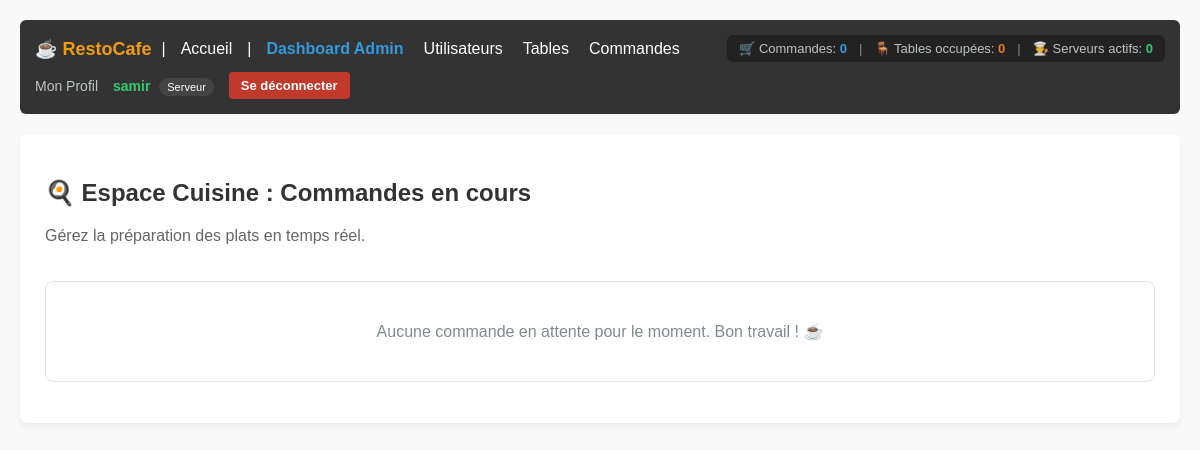
Before: /commandes/cuisine/ (signed in) with the older database file.
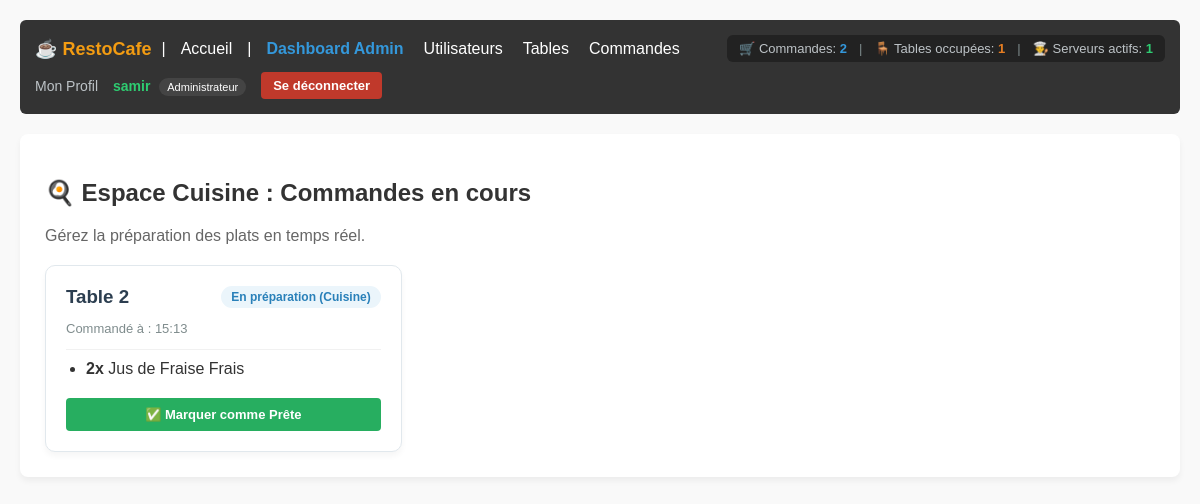
After: the same page with the newer database file.
### accounts/models.py (models this page shows, shortened)
class User(AbstractUser):
  ROLE_CHOICES = (
      ('admin', 'Administrateur'),
      ('serveur', 'Serveur'),
      ('cuisine', 'Cuisinier'),
  )
  role = models.CharField(
      max_length=20, choices=ROLE_CHOICES, default='serveur'
  )
  tel = models.CharField(max_length=20, blank=True, null=True)
  photo = models.ImageField(upload_to='profils/', blank=True, null=True)

### commandes/models.py (models this page shows, shortened)
class Commande(models.Model):
    STATUT_CHOICES = (
        ('en_attente', 'En attente (Confirmée par serveur)'),
        ('en_preparation', 'En préparation (Cuisine)'),
        ('prete', 'Prête à servir'),
        ('servie', 'Servie à la table'),
        ('annulee', 'Annulée'),
        ('payee', 'Payée & Clôturée'),
    )
    table = models.ForeignKey(
        Table, on_delete=models.CASCADE, related_name='commandes'
    )
    serveur = models.ForeignKey(
        settings.AUTH_USER_MODEL,
        on_delete=models.SET_NULL,
        null=True,
        blank=True,
        related_name='commandes_gerees',
    )
    statut = models.CharField(
        max_length=20, choices=STATUT_CHOICES, default='en_attente'
    )
    date_creation = models.DateTimeField(auto_now_add=True)

class LigneCommande(models.Model):
    commande = models.ForeignKey(
        Commande, on_delete=models.CASCADE, related_name='lignes'
    )
    plat = models.ForeignKey(Plat, on_delete=models.CASCADE)
    quantite = models.PositiveIntegerField(default=1)

### tables/models.py (models this page shows, shortened)
class Table(models.Model):
  numero = models.IntegerField(unique=True)
  serveur = models.ForeignKey(
      settings.AUTH_USER_MODEL,
      on_delete=models.SET_NULL,
      null=True,
      blank=True,
      limit_choices_to={'role': 'serveur'},
      related_name='tables',
  )
  token_qr = models.UUIDField(default=uuid.uuid4, editable=False, unique=True)
  is_active = models.BooleanField(default=True)

### menu/models.py (models this page shows, shortened)
class Plat(models.Model):
    categorie = models.ForeignKey(
        Categorie, on_delete=models.CASCADE, related_name='plats'
    )
    nom = models.CharField(max_length=150)
    description = models.TextField(blank=True, null=True)
    prix = models.DecimalField(max_digits=6, decimal_places=2)
    disponible_du_jour = models.BooleanField(default=True)
    is_active = models.BooleanField(default=True)
    image = models.ImageField(upload_to='plats/', blank=True, null=True)

### commandes/views.py (the view)
# urls.py: path('cuisine/', cuisine_dashboard, name='cuisine_dashboard'),
@login_required
def cuisine_dashboard(request):
    commandes = Commande.objects.filter(
        statut__in=['en_attente', 'en_preparation']).order_by('date_creation')
    return render(request, 'commandes/cuisine_dashboard.html', {'commandes': commandes})

### accounts/context_processors.py (called while the page is built)
def restaurant_stats(request):
    if not request.user.is_authenticated:
        return {}
    total_commandes = Commande.objects.count()
    tables_occupees = Table.objects.filter(
        commandes__statut__in=['en_attente', 'en_preparation', 'prete']
    ).distinct().count()
    serveurs_actifs = User.objects.filter(
        role='serveur',
        commandes_gerees__isnull=False
    ).distinct().count()
    serveurs_stats = User.objects.filter(role='serveur').prefetch_related('commandes_gerees')
    return {
        'stat_commandes': total_commandes,
        'stat_tables_occupees': tables_occupees,
        'stat_serveurs': serveurs_actifs,
        'serveurs_stats': serveurs_stats,
    }

### commandes/templates/commandes/cuisine_dashboard.html (shortened to what this page needs)
{% extends 'base.html' %}
{% block content %}
    <h2>🍳 Espace Cuisine : Commandes en cours</h2>
    <p style="color: #666;">Gérez la préparation des plats en temps réel.</p>
    <div style="display: grid; grid-template-columns: repeat(auto-fill, minmax(300px, 1fr)); gap: 20px; margin-top: 20px;">
        {% for cmd in commandes %}
            <div style="background: #ffffff; border: 1px solid #e1e8ed; border-radius: 10px; padding: 20px; box-shadow: 0 4px 6px rgba(0,0,0,0.04);">
                <div style="display: flex; justify-content: space-between; align-items: center; margin-bottom: 10px;">
                    <h3 style="margin: 0; color: #2c3e50;">Table {{ cmd.table.numero }}</h3>
                    <span style="background: {% if cmd.statut == 'en_attente' %}#fcf3cf{% else %}#ebf5fb{% endif %}; color: {% if cmd.statut == 'en_attente' %}#d68910{% else %}#2980b9{% endif %}; padding: 4px 10px; border-radius: 12px; font-size: 12px; font-weight: bold;">
                        {{ cmd.get_statut_display }}
                    </span>
                </div>
                <p style="color: #7f8c8d; font-size: 13px;">Commandé à : {{ cmd.date_creation|date:"H:i" }}</p>
                <hr style="border: 0; border-top: 1px solid #f1f1f1; margin: 10px 0;">
                <ul style="padding-left: 20px; margin: 10px 0; color: #333;">
                    {% for ligne in cmd.lignes.all %}
                        <li style="margin-bottom: 4px;"><strong>{{ ligne.quantite }}x</strong> {{ ligne.plat.nom }}</li>
                    {% empty %}
                        <li>Aucun plat associé.</li>
                    {% endfor %}
                </ul>
                <div style="margin-top: 20px;">
                    {% if cmd.statut == 'en_attente' %}
                        <a href="{% url 'commandes:update_status' cmd.pk 'en_preparation' %}" style="display: block; text-align: center; padding: 9px; background: #d68910; color: white; text-decoration: none; border-radius: 4px; font-size: 13px; font-weight: bold;">
                            🍳 Commencer la préparation
                        </a>
                    {% else %}
                        <a href="{% url 'commandes:update_status' cmd.pk 'prete' %}" style="display: block; text-align: center; padding: 9px; background: #27ae60; color: white; text-decoration: none; border-radius: 4px; font-size: 13px; font-weight: bold;">
                            ✅ Marquer comme Prête
                        </a>
                    {% endif %}
                </div>
            </div>
        {% empty %}
            <p style="grid-column: 1 / -1; text-align: center; color: #7f8c8d; padding: 40px; background: #fff; border-radius: 8px; border: 1px solid #e1e8ed;">
                Aucune commande en attente pour le moment. Bon travail ! ☕
            </p>
        {% endfor %}
    </div>
{% endblock %}

### templates/navbar.html (shortened to what this page needs)
<nav style="background: #333; color: #fff; padding: 15px; margin-bottom: 20px; border-radius: 6px; display: flex; justify-content: space-between; align-items: center; flex-wrap: wrap; gap: 10px;">
    <div style="display: flex; align-items: center; gap: 10px; flex-wrap: wrap;">
        <strong style="font-size: 18px; color: #f39c12;">☕ RestoCafe</strong> |
        <a href="{% url 'accounts:home' %}" style="color: #fff; text-decoration: none; margin: 0 5px;">Accueil</a>
        {% if user.is_authenticated %}
            |
            {% if user.role == 'admin' or user.is_superuser %}
                <a href="{% url 'accounts:admin_dashboard' %}" style="color: #3498db; text-decoration: none; margin: 0 5px; font-weight: bold;">Dashboard Admin</a>
                <a href="{% url 'accounts:user_list' %}" style="color: #fff; text-decoration: none; margin: 0 5px;">Utilisateurs</a>
                <a href="{% url 'tables:table_list' %}" style="color: #fff; text-decoration: none; margin: 0 5px;">Tables</a>
                <a href="{% url 'commandes:commande_list' %}" style="color: #fff; text-decoration: none; margin: 0 5px;">Commandes</a>
            {% elif user.role == 'cuisine' %}
                <a href="{% url 'commandes:cuisine_dashboard' %}" style="color: #f39c12; text-decoration: none; margin: 0 5px; font-weight: bold;">Dashboard Cuisine</a>
            {% endif %}
        {% endif %}
    </div>
    {% if user.is_authenticated %}
        <div style="display: flex; align-items: center; gap: 12px; background: #222; padding: 6px 12px; border-radius: 6px; font-size: 13px;">
            <span style="color: #bdc3c7;" title="Commandes totales">
                🛒 Commandes: <strong style="color: #3498db;">{{ stat_commandes|default:0 }}</strong>
            </span>
            <span style="color: #7f8c8d;">|</span>
            <span style="color: #bdc3c7;" title="Tables occupées">
                🪑 Tables occupées: <strong style="color: #e67e22;">{{ stat_tables_occupees|default:0 }}</strong>
            </span>
            <span style="color: #7f8c8d;">|</span>
            <span style="color: #bdc3c7;" title="Serveurs actifs">
                👨‍🍳 Serveurs actifs: <strong style="color: #2ecc71;">{{ stat_serveurs|default:0 }}</strong>
            </span>
        </div>
    {% endif %}
    <div style="display: flex; align-items: center; gap: 15px;">
        {% if user.is_authenticated %}
            <a href="{% url 'accounts:profile' %}" style="color: #bdc3c7; text-decoration: none; font-size: 14px;">Mon Profil</a>
            <span style="color: #2ecc71; font-size: 14px;">
                <strong>{{ user.username }}</strong>
                <span style="background: #444; color: #fff; padding: 3px 8px; border-radius: 10px; font-size: 11px; margin-left: 5px;">{{ user.get_role_display|default:user.role }}</span>
            </span>
            <form action="{% url 'accounts:logout' %}" method="post" style="display: inline; margin: 0;">
                <button type="submit" style="background: #c0392b; color: white; border: none; padding: 6px 12px; border-radius: 4px; cursor: pointer; font-size: 13px; font-weight: bold;">Se déconnecter</button>
            </form>
        {% else %}
            <span style="color: #e74c3c; font-size: 14px;">Non connecté</span>
            <a href="{% url 'accounts:login' %}" style="color: #fff; text-decoration: none; padding: 6px 12px; background: #2980b9; border-radius: 4px; font-size: 13px; font-weight: bold;">Connexion</a>
        {% endif %}
    </div>
</nav>

Changed rows visible on the page:
changed User "samir": role "Serveur" → "Administrateur"
added Commande: table.numero "2", statut "En préparation (Cuisine)", date_creation "15:13", shows "✅ Marquer comme Prête"
added LigneCommande: quantite "2", plat.nom "Jus de Fraise Frais"
Other visible differences:
{{ stat_commandes|default:0 }}: "0" → "2"
{{ stat_tables_occupees|default:0 }}: "0" → "1"
{{ stat_serveurs|default:0 }}: "0" → "1"
text no longer shown: "Aucune commande en attente pour le moment. Bon travail ! ☕"
